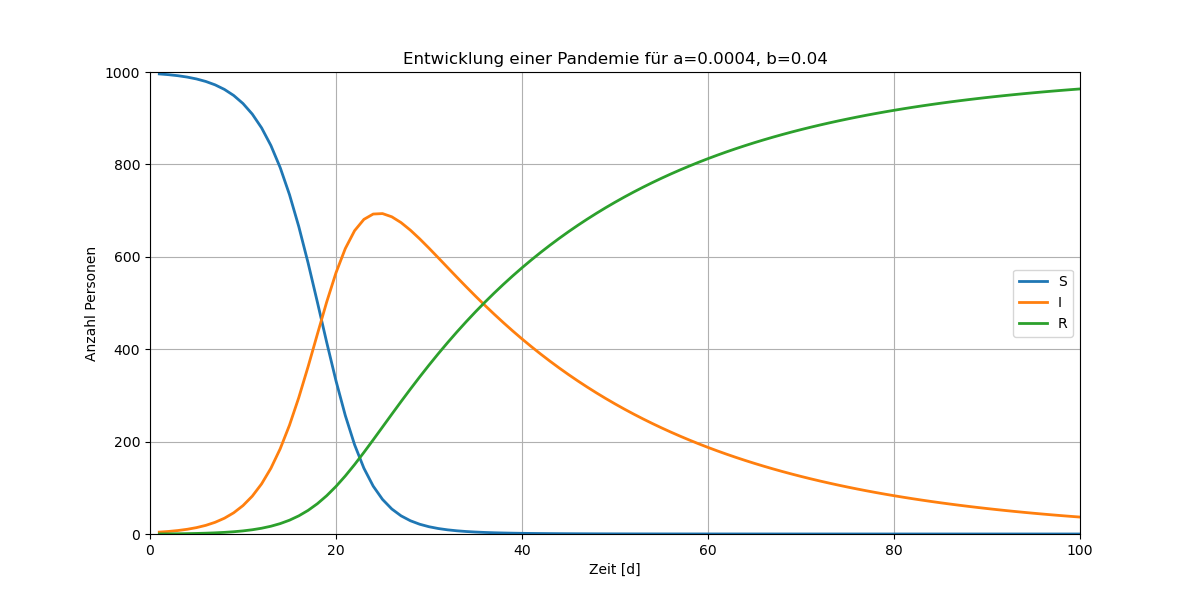

Here is the Python script that generated this plot:
""" SIR-Modell mit Euler-Verfahren 
    André Nuber, April 2026 """

# Importe
import pandas as pd
import matplotlib.pyplot as plt

if __name__ == "__main__": 
    # Startwerte
    t = 0           # Zeit in Tagen
    s = 997         # susceptibles
    i = 3           # infected
    r = 0           # removed
    n = s+i+r       # Anzahl Personen
    
    # Parameter
    a = 0.0004
    b = 0.04    
    dt = 1          # Zeitschritt in Tagen
    tmax = 100      # Ende der Simulation

    # csv-Datei öffnen
    dateiname = "ausgabe.csv"
    bildname = "sir.png"
    pd.DataFrame(columns=["t","S","I","R"]).to_csv(dateiname,index=False)
    
    # Zeitschritt
    while t<tmax: 
        # Ableitungen
        ds = -a*s*i
        di = a*s*i - b*i
        dr = b*i

        # Werte aktualisieren
        s += ds
        i += di
        r += dr
        t += dt

        # neue Werte in csv-Datei anhängen 
        pd.DataFrame([[t,s,i,r]], columns=["t","S","I","R"]).to_csv(dateiname,mode="a",header=False,index=False)
    
    # Daten graphisch darstellen
    data = pd.read_csv(dateiname)
    data.plot(
        x="t",                      # x-Werte
        y=["S","I","R"],            # y-Werte: drei Graphen
        lw="2",                     # "line width"
        xlim=[0,t],                 # Grenzen des Bereichs auf der x-Achse
        ylim=[0,n],                 # Grenzen des Bereichs auf der y-Achse
        grid=True,                  # Gitterlinien
        title=f"Entwicklung einer Pandemie für a={a}, b={b}",   # Titel
        xlabel="Zeit [d]",          # Beschriftung der x-Achse
        ylabel="Anzahl Personen",   # Beschriftung der y-Achse
        figsize=(12, 6),            # Grösse (in Zoll) der Abbildung 
    )
    plt.savefig(bildname)
    plt.show()  
